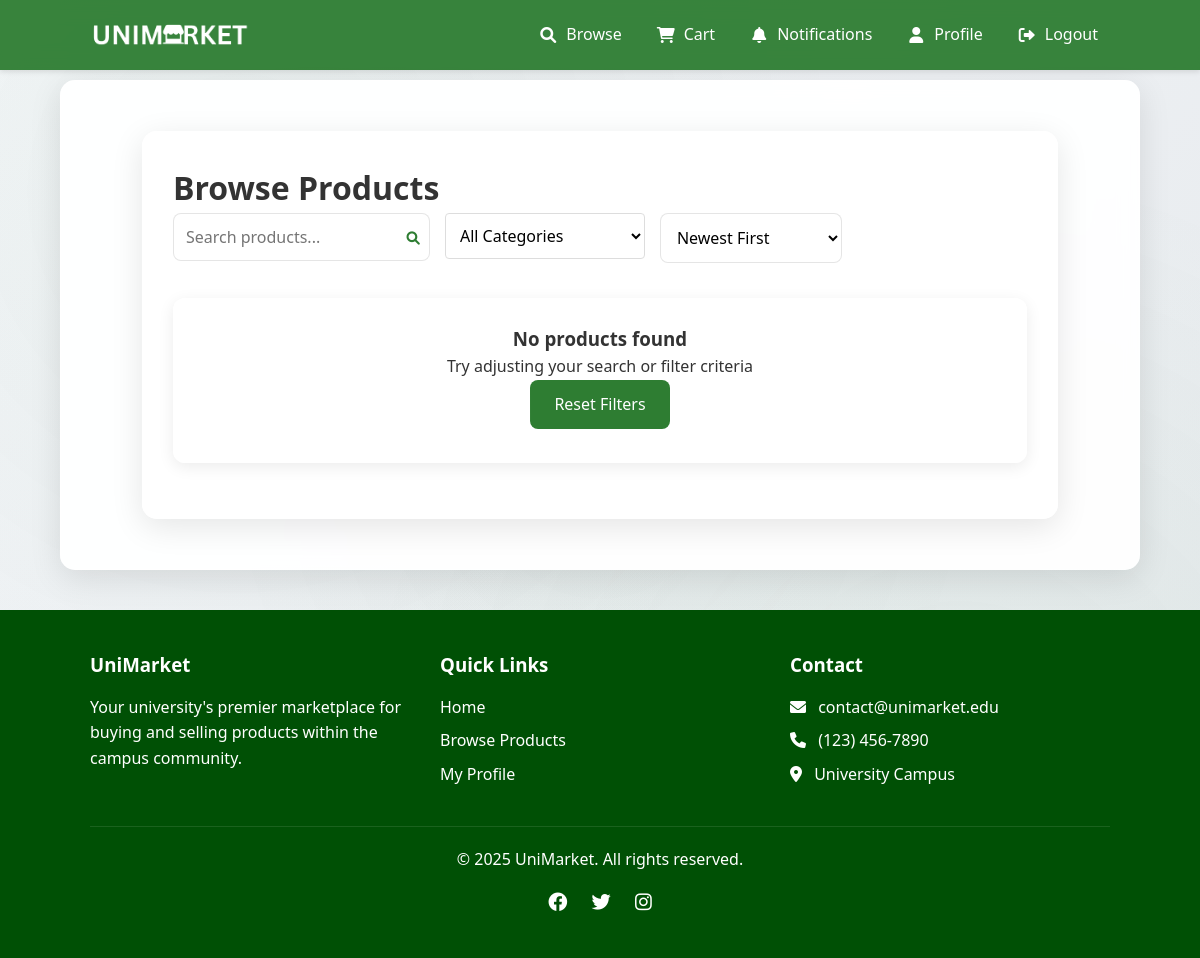
The app's page /Unimarket/customer/products/browse.php?category=others (signed in), older data.
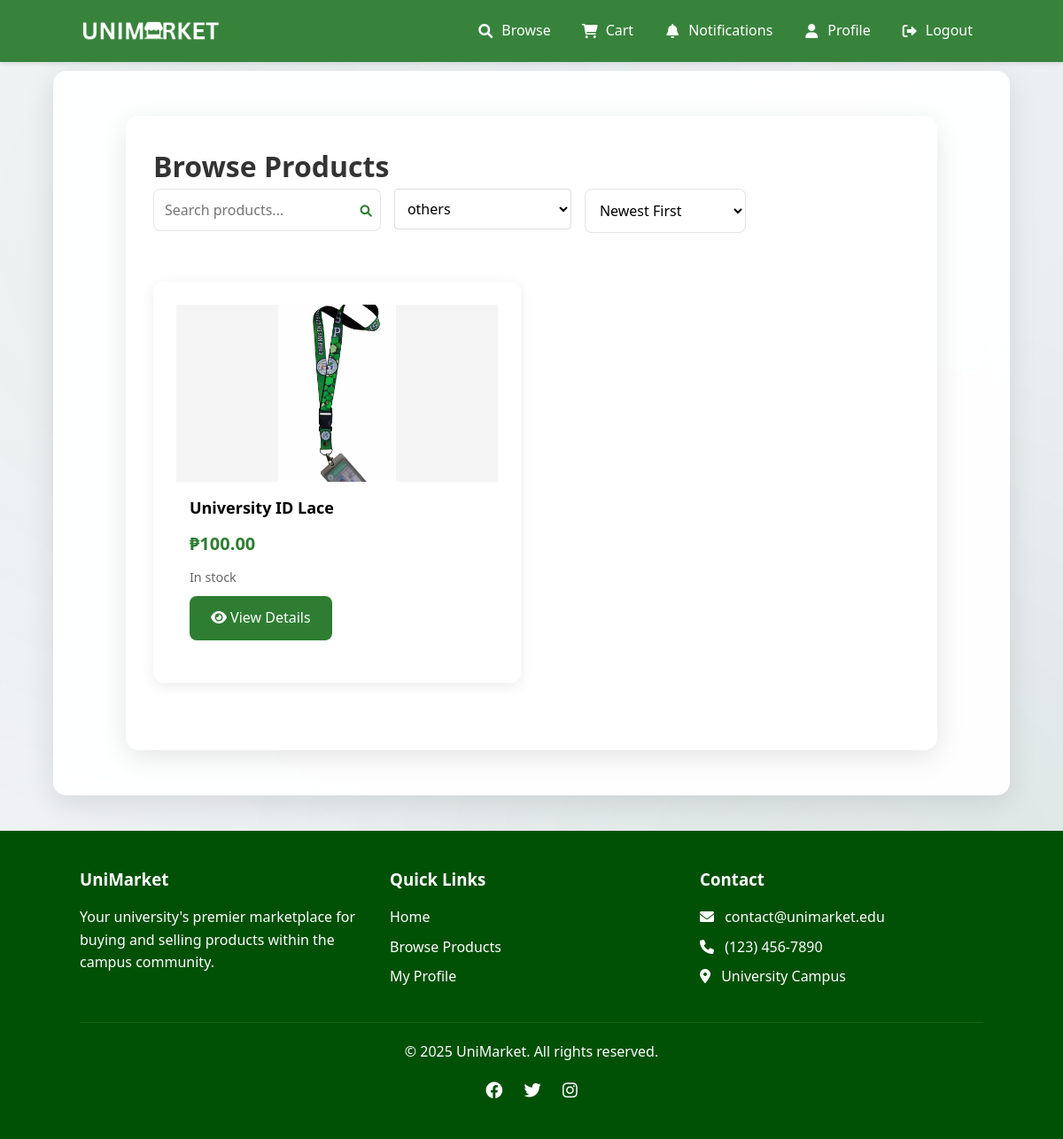
The same page, newer data.
### tables this page shows
CREATE TABLE `products` (
  `product_id` int(11) NOT NULL,
  `owner_id` int(11) NOT NULL,
  `name` varchar(100) NOT NULL,
  `description` text DEFAULT NULL,
  `price` decimal(10,2) NOT NULL,
  `category` varchar(50) DEFAULT NULL,
  `stock_quantity` int(11) NOT NULL DEFAULT 0,
  `image_path` varchar(255) DEFAULT NULL,
  `size_data` longtext DEFAULT NULL CHECK (json_valid(`size_data`)),
  `created_at` timestamp NOT NULL DEFAULT current_timestamp(),
  `updated_at` timestamp NOT NULL DEFAULT current_timestamp() ON UPDATE current_timestamp(),
  `Sub_Cat` varchar(50) DEFAULT NULL
);

### Unimarket/includes/auth_functions.php (called while the page is built, shortened)
<?php
function isLoggedIn() {
    return isset($_SESSION['user_id']);
}
function isCustomer() {
    return isLoggedIn() && $_SESSION['role'] === 'customer';
}

### Unimarket/customer/products/browse.php (the view, shortened to what this page needs)
<?php
require_once '../../includes/auth_functions.php';
require_once '../../config/database.php';
$current_page = isset($_GET['page']) ? (int)$_GET['page'] : 1;
$per_page = 12;
$offset = ($current_page - 1) * $per_page;
$search_query = isset($_GET['search']) ? trim($_GET['search']) : '';
$category_filter = isset($_GET['category']) ? trim($_GET['category']) : '';
$query = "SELECT * FROM products WHERE stock_quantity > 0";
$params = [];
if (!empty($category_filter)) {
    $query .= " AND category = ?";
    array_push($params, $category_filter);
}
$sort = isset($_GET['sort']) ? $_GET['sort'] : 'newest';
switch ($sort) {
    default:
        $query .= " ORDER BY created_at DESC";
        break;
}
$query .= " LIMIT ? OFFSET ?";
array_push($params, $per_page, $offset);
$stmt = $pdo->prepare($query);
foreach ($params as $key => $value) {
    $paramType = is_int($value) ? PDO::PARAM_INT : PDO::PARAM_STR;
    $stmt->bindValue($key + 1, $value, $paramType);
}
$stmt->execute();
$products = $stmt->fetchAll();
$categories = $pdo->query("SELECT DISTINCT category FROM products WHERE category IS NOT NULL AND category != '' ORDER BY category")->fetchAll();
?>
<!DOCTYPE html>
<html lang="en">
<head>
    <link rel="stylesheet" href="/unimarket/assets/css/style.css">
    <link rel="stylesheet" href="/unimarket/assets/css/responsive.css">
</head>
<body>
    <?php include '../../includes/header.php'; ?>
    <div class="container">
        <div class="browse-header">
            <h1>Browse Products</h1>
            <div class="search-filter-container">
                <form method="GET" class="search-box">
                    <input type="text" name="search" placeholder="Search products..." value="<?php echo htmlspecialchars($search_query); ?>">
                    <button type="submit"><i class="fas fa-search"></i></button>
                </form>
                <div class="filter-dropdown">
                    <select name="category" onchange="this.form.submit()" form="filter-form">
                        <option value="">All Categories</option>
                        <?php foreach ($categories as $category): ?>
                            <option value="<?php echo htmlspecialchars($category['category']); ?>" <?php echo $category_filter === $category['category'] ? 'selected' : ''; ?>>
                                <?php echo htmlspecialchars($category['category']); ?>
                            </option>
                        <?php endforeach; ?>
                    </select>
                </div>
                <div class="sort-dropdown">
                    <select name="sort" onchange="this.form.submit()" form="filter-form">
                        <option value="newest" <?php echo $sort === 'newest' ? 'selected' : ''; ?>>Newest First</option>
                    </select>
                </div>
            </div>
        </div>
        <?php if (empty($products)): ?>
            <div class="no-products card">
                <h3>No products found</h3>
                <p>Try adjusting your search or filter criteria</p>
                <a href="/unimarket/customer/products/browse.php" class="btn">Reset Filters</a>
            </div>
        <?php else: ?>
            <div class="product-grid">
                <?php foreach ($products as $product): ?>
                    <div class="product-card card">
                        <a style="color: black; text-decoration: none;" href="/unimarket/customer/products/view.php?id=<?php echo $product['product_id']; ?>">
                            <div class="product-image">
                                <?php if ($product['image_path']): ?>
                                    <img src="/unimarket/uploads/products/<?php echo $product['image_path']; ?>" alt="<?php echo htmlspecialchars($product['name']); ?>">
                                <?php else: ?>
                                    <div style="display: flex; align-items: center; justify-content: center; height: 100%; color: #999;">
                                        <i class="fas fa-box-open" style="font-size: 3rem;"></i>
                                    </div>
                                <?php endif; ?>
                            </div>
                            <div class="product-info">
                                <h3 class="product-title"><?php echo htmlspecialchars($product['name']); ?></h3>
                                <p class="product-price">₱<?php echo number_format($product['price'], 2); ?></p>
                                <p class="stock-info <?php echo $product['stock_quantity'] < 5 ? 'stock-low' : ''; ?>">
                                    <?php echo $product['stock_quantity'] < 5 ? 'Only ' . $product['stock_quantity'] . ' left!' : 'In stock'; ?>
                                </p>
                                <a href="/unimarket/customer/products/view.php?id=<?php echo $product['product_id']; ?>" class="btn">
                                    <i class="fas fa-eye"></i> View Details
                                </a>
                            </div>
                        </a>
                    </div>
                <?php endforeach; ?>
            </div>
        <?php endif; ?>
    </div>
    <?php include '../../includes/footer.php'; ?>
</body>
</html>

### Unimarket/includes/header.php (shortened to what this page needs)
<?php
require_once __DIR__ . '/auth_functions.php';
?>
<!DOCTYPE html>
<html lang="en">
<head>
    <link rel="stylesheet" href="/unimarket/assets/css/style.css">
    <link rel="stylesheet" href="/unimarket/assets/css/responsive.css">
    <link rel="stylesheet" href="https://cdnjs.cloudflare.com/ajax/libs/font-awesome/6.0.0/css/all.min.css">
</head>
<body>
    <header>
        <div class="container header-content">
            <a href="/unimarket/index.php" class="logo">
                <img src="/unimarket/assets/images/logo/logo.png" alt="UniMarket Logo">
            </a>
            <nav>
                <ul>
                    <?php if (isLoggedIn()): ?>
                        <?php if (isCustomer()): ?>
                            <li><a href="/unimarket/customer/products/browse.php"><i class="fas fa-search"></i> Browse</a></li>
                            <li><a href="/unimarket/customer/cart.php"><i class="fas fa-shopping-cart"></i> Cart</a></li>
                            <li class="notification-container">
                                <a href="#" onclick="openNotificationModal(); return false;" class="notification-btn">
                                    <i class="fas fa-bell"></i> Notifications
                                </a>
                            </li>
                            <li><a href="/unimarket/customer/profile.php"><i class="fas fa-user"></i> Profile</a></li>
                        <?php else: ?>
                            <li><a href="/unimarket/owner/dashboard.php"><i class="fas fa-tachometer-alt"></i> Dashboard</a></li>
                            <li><a href="/unimarket/owner/products/list.php"><i class="fas fa-box-open"></i> Products</a></li>
                        <?php endif; ?>
                        <li><a href="#" onclick="openLogoutModal(); return false;" class="logout-link"><i class="fas fa-sign-out-alt"></i> Logout</a></li>
                    <?php else: ?>
                        <li><a href="/unimarket/index.php"><i class="fas fa-home"></i> Home</a></li>
                        <li><a href="/unimarket/auth/login.php"><i class="fas fa-sign-in-alt"></i> Login</a></li>
                        <li><a href="/unimarket/auth/register.php"><i class="fas fa-user-plus"></i> Register</a></li>
                    <?php endif; ?>
                </ul>
            </nav>
        </div>
    </header>
    <main class="container">

### Unimarket/includes/footer.php (shortened to what this page needs)
</main>
        <footer style="background-color: var(--primary-dark); color: var(--light-text); padding: 40px 0; margin-top: 40px;">
            <div class="container" style="background: transparent; box-shadow: none; backdrop-filter: none; -webkit-backdrop-filter: none; border: none; margin: 0 auto; padding: 0 30px;">
                <div style="display: grid; grid-template-columns: repeat(auto-fit, minmax(200px, 1fr)); gap: 30px;">
                    <div>
                        <h3 style="margin-bottom: 15px; color: var(--light-text);">UniMarket</h3>
                        <p>Your university's premier marketplace for buying and selling products within the campus community.</p>
                    </div>
                    <div>
                        <h3 style="margin-bottom: 15px; color: var(--light-text);">Quick Links</h3>
                        <ul style="list-style: none;">
                            <li style="margin-bottom: 8px;"><a href="/unimarket/index.php" style="color: var(--light-text); text-decoration: none;">Home</a></li>
                            <?php if (!isLoggedIn()): ?>
                                <li style="margin-bottom: 8px;"><a href="/unimarket/auth/login.php" style="color: var(--light-text); text-decoration: none;">Login</a></li>
                                <li style="margin-bottom: 8px;"><a href="/unimarket/auth/register.php" style="color: var(--light-text); text-decoration: none;">Register</a></li>
                            <?php else: ?>
                                <?php if (isCustomer()): ?>
                                    <li style="margin-bottom: 8px;"><a href="/unimarket/customer/products/browse.php" style="color: var(--light-text); text-decoration: none;">Browse Products</a></li>
                                    <li style="margin-bottom: 8px;"><a href="/unimarket/customer/profile.php" style="color: var(--light-text); text-decoration: none;">My Profile</a></li>
                                <?php endif; ?>
                            <?php endif; ?>
                        </ul>
                    </div>
                    <div>
                        <h3 style="margin-bottom: 15px; color: var(--light-text);">Contact</h3>
                        <ul style="list-style: none;">
                            <li style="margin-bottom: 8px;"><i class="fas fa-envelope" style="margin-right: 8px;"></i> contact@unimarket.edu</li>
                            <li style="margin-bottom: 8px;"><i class="fas fa-phone" style="margin-right: 8px;"></i> (123) 456-7890</li>
                            <li style="margin-bottom: 8px;"><i class="fas fa-map-marker-alt" style="margin-right: 8px;"></i> University Campus</li>
                        </ul>
                    </div>
                </div>
                <div style="border-top: 1px solid rgba(255,255,255,0.1); margin-top: 30px; padding-top: 20px; text-align: center;">
                    <p>&copy; <?php echo date('Y'); ?> UniMarket. All rights reserved.</p>
                    <div style="margin-top: 15px;">
                        <a href="#" style="color: var(--light-text); margin: 0 10px; font-size: 1.2rem;"><i class="fab fa-facebook"></i></a>
                        <a href="#" style="color: var(--light-text); margin: 0 10px; font-size: 1.2rem;"><i class="fab fa-twitter"></i></a>
                        <a href="#" style="color: var(--light-text); margin: 0 10px; font-size: 1.2rem;"><i class="fab fa-instagram"></i></a>
                    </div>
                </div>
            </div>
        </footer>
    </body>
</html>

### Unimarket/assets/css/style.css (style rules this page uses)
:root { --primary-color: #2e7d32; --primary-light: #60ad5e; --primary-dark: #005005; --secondary-color: #f5f5f5; --text-color: #333; --light-text: #fff; --error-color: #d32f2f; --success-color: #388e3c; --warning-color: #f57c00; --light-bg: #f5f5f5; --white: #ffffff; --border-color: #e0e0e0; --shadow-color: rgba(0, 0, 0, 0.1); }
* { margin: 0; padding: 0; box-sizing: border-box; font-family: 'Segoe UI', Tahoma, Geneva, Verdana, sans-serif; }
body { background-color: #f9f9f9; color: var(--text-color); line-height: 1.6; font-family: 'Roboto', sans-serif; min-height: 100vh; background: linear-gradient(135deg, #f5f7fa 0%, #e4e8eb 100%); position: relative; }
body::before { content: ''; position: fixed; top: 0; left: 0; width: 100%; height: 100%; background: radial-gradient(circle at 20% 20%, rgba(46, 125, 50, 0.05) 0%, transparent 50%), radial-gradient(circle at 80% 80%, rgba(76, 175, 80, 0.05) 0%, transparent 50%), radial-gradient(circle at 50% 50%, rgba(27, 94, 32, 0.03) 0%, transparent 50%); pointer-events: none; z-index: -1; }
.container { width: 90%; max-width: 1200px; margin: 20px auto; padding: 30px; background: rgba(255, 255, 255, 0.95); border-radius: 15px; box-shadow: 0 8px 32px rgba(0, 0, 0, 0.1); backdrop-filter: blur(10px); -webkit-backdrop-filter: blur(10px); border: 1px solid rgba(255, 255, 255, 0.2); }
header { background-color: var(--primary-color); color: var(--light-text); padding: 15px 0; box-shadow: 0 2px 5px rgba(0,0,0,0.1); }
.header-content { display: flex; justify-content: space-between; align-items: center; }
.logo { font-size: 24px; font-weight: bold; }
nav ul { display: flex; list-style: none; }
nav ul li { margin-left: 20px; }
nav ul li a { color: var(--light-text); text-decoration: none; font-weight: 500; }
.btn { display: inline-block; padding: 12px 24px; background: var(--primary-color); color: white; border: none; border-radius: 8px; cursor: pointer; text-decoration: none; font-size: 1rem; font-weight: 500; transition: all 0.3s ease; position: relative; overflow: hidden; }
.btn::after { content: ''; position: absolute; top: 0; left: 0; width: 100%; height: 100%; background: linear-gradient(45deg, transparent, rgba(255, 255, 255, 0.1), transparent); transform: translateX(-100%); transition: transform 0.6s ease; }
.card { background: rgba(255, 255, 255, 0.95); border-radius: 12px; box-shadow: 0 4px 16px rgba(0, 0, 0, 0.08); padding: 25px; margin-bottom: 25px; backdrop-filter: blur(5px); -webkit-backdrop-filter: blur(5px); border: 1px solid rgba(255, 255, 255, 0.2); transition: transform 0.3s ease, box-shadow 0.3s ease; }
input[type="text"], input[type="email"], input[type="password"], input[type="number"], input[type="tel"], select, textarea { width: 100%; padding: 12px; border: 1px solid rgba(0, 0, 0, 0.1); border-radius: 8px; background: rgba(255, 255, 255, 0.9); transition: all 0.3s ease; font-size: 1rem; }
.product-grid { display: grid; grid-template-columns: repeat(auto-fill, minmax(280px, 1fr)); gap: 25px; padding: 20px 0; }
.product-card { background: rgba(255, 255, 255, 0.95); border-radius: 12px; overflow: hidden; box-shadow: 0 4px 16px rgba(0, 0, 0, 0.08); transition: all 0.3s ease; border: 1px solid rgba(255, 255, 255, 0.2); }
.product-image { height: 200px; background-color: #f5f5f5; display: flex; align-items: center; justify-content: center; overflow: hidden; }
.product-image img { max-width: 100%; max-height: 100%; object-fit: cover; }
.product-info { padding: 15px; }
.product-title { font-size: 18px; margin-bottom: 10px; }
.product-price { font-weight: bold; color: var(--primary-color); font-size: 20px; margin-bottom: 10px; }

Row changes from the older to the newer data that the page shows:
added products: image_path (picture), name "University ID Lace", price "100.00", stock_quantity "In stock"
Text that changed along with them:
form field category: "All Categories" → "others"
text no longer shown: "No products found Try adjusting your search or filter criteria Reset Filters"
